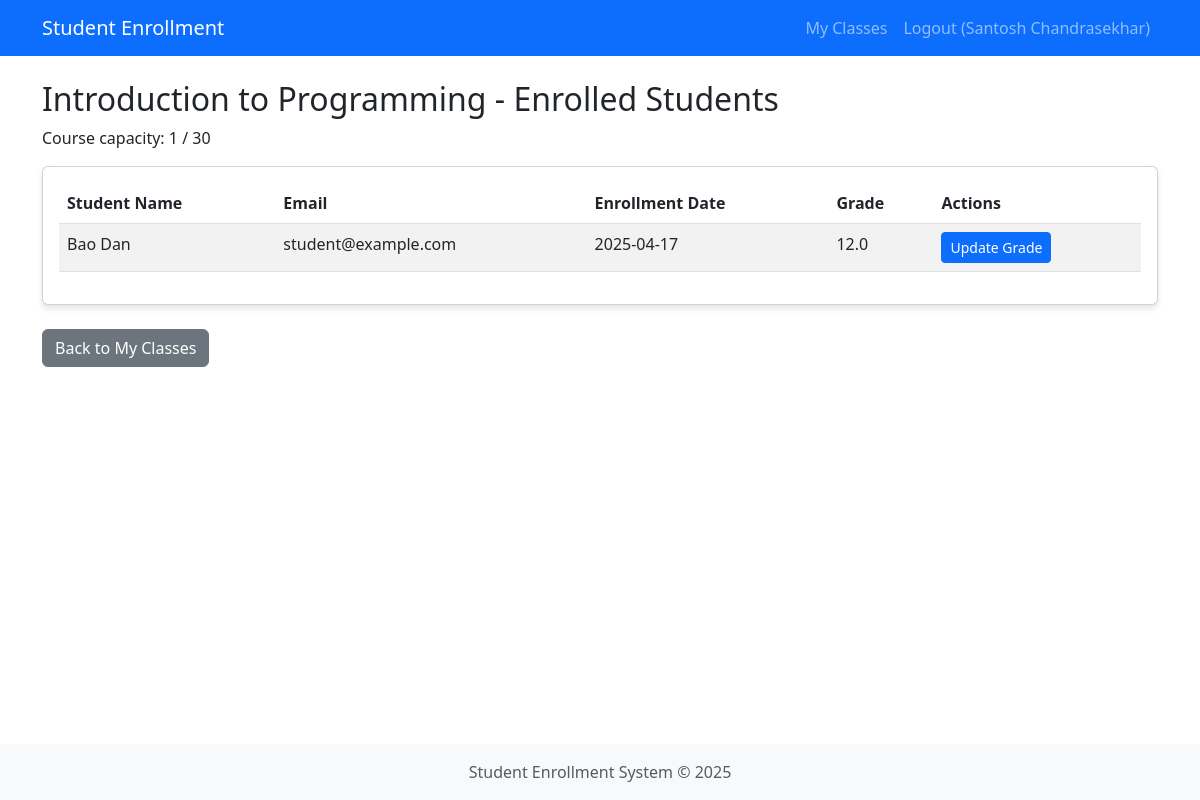
The app's page /teacher/course/1 (signed in), older data.
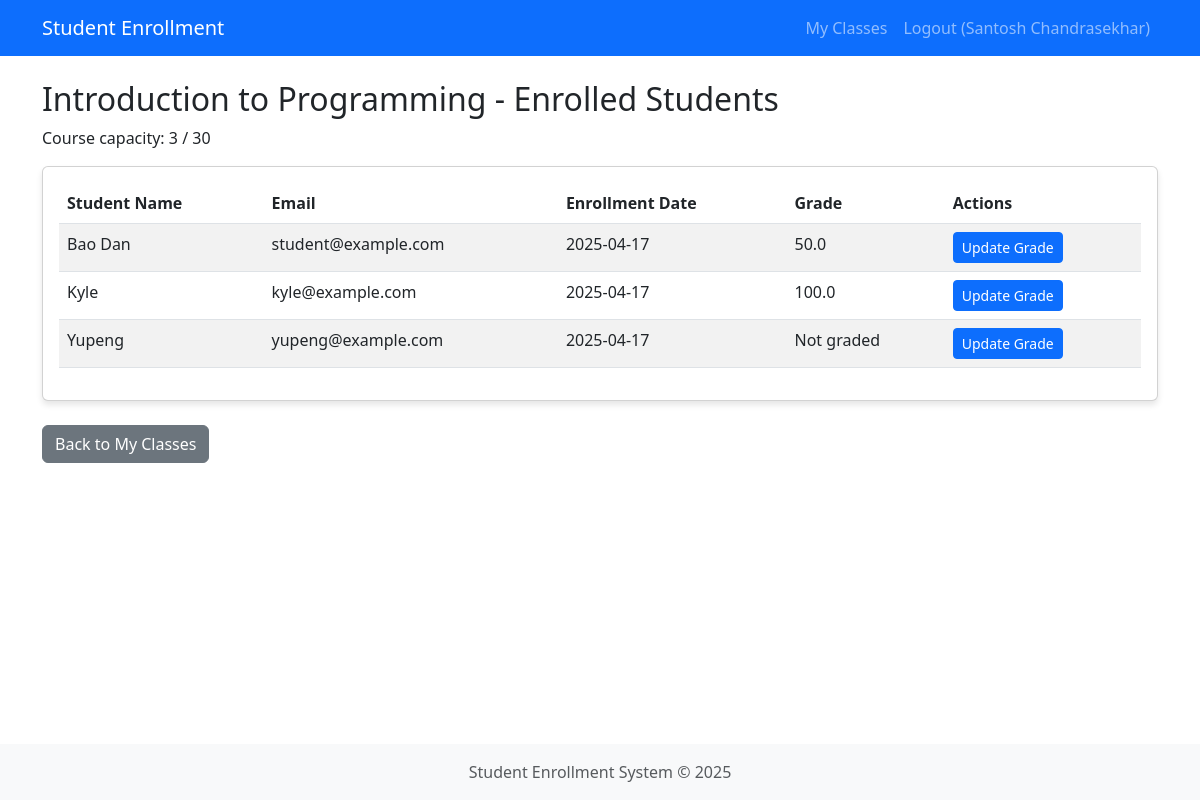
The same page, newer data.
### app.py (models this page shows, shortened)
class Enrollment(db.Model):
    id = db.Column(db.Integer, primary_key=True)
    student_id = db.Column(db.Integer, db.ForeignKey('user.id'), nullable=False)
    course_id = db.Column(db.Integer, db.ForeignKey('course.id'), nullable=False)
    grade = db.Column(db.Float, nullable=True)
    enrollment_date = db.Column(db.DateTime, default=datetime.now)

class User(db.Model, UserMixin):
    id = db.Column(db.Integer, primary_key=True)
    email = db.Column(db.String(100), unique=True, nullable=False)
    name = db.Column(db.String(100), nullable=False)
    password = db.Column(db.String(200), nullable=False)
    role_id = db.Column(db.Integer, db.ForeignKey('role.id'), nullable=False)
    created_at = db.Column(db.DateTime, default=datetime.now)
    courses_teaching = db.relationship('Course', backref='teacher', lazy=True,
                                      cascade="all, delete-orphan")
    enrollments = db.relationship('Enrollment', backref='student', lazy=True,
                                 cascade="all, delete-orphan",
                                 primaryjoin="User.id==Enrollment.student_id")

### app.py (the view)
@app.route('/teacher/course/<int:course_id>')
@login_required
@role_required('teacher')
def teacher_course_detail(course_id):
    course = Course.query.get_or_404(course_id)
    if course.teacher_id != current_user.id:
        flash('You do not have permission to view this course.', 'danger')
        return redirect(url_for('teacher_dashboard'))
    enrollments = Enrollment.query.filter_by(course_id=course_id).all()
    students = [(enrollment, User.query.get(enrollment.student_id))
                for enrollment in enrollments]
    return render_template('teacher/course_detail.html',
                           course=course,
                           students=students)

### app.py (called while the page is built)
@login_manager.user_loader
def load_user(user_id):
    return User.query.get(int(user_id))

def role_required(role_name):
    def decorator(f):
        @wraps(f)
        def decorated_function(*args, **kwargs):
            if not current_user.is_authenticated:
                return redirect(url_for('login'))
            if not current_user.role or current_user.role.name != role_name:
                flash('You do not have permission to access this page.', 'danger')
                return redirect(url_for('dashboard'))
            return f(*args, **kwargs)
        return decorated_function
    return decorator

### templates/teacher/course_detail.html (shortened to what this page needs)
{% extends 'base.html' %}
{% block content %}
<h2>{{ course.name }} - Enrolled Students</h2>
<p>Course capacity: {{ students|length }} / {{ course.capacity }}</p>
<div class="card mb-4">
    <div class="card-body">
        <table class="table table-striped">
            <thead>
                <tr>
                    <th>Student Name</th>
                    <th>Email</th>
                    <th>Enrollment Date</th>
                    <th>Grade</th>
                    <th>Actions</th>
                </tr>
            </thead>
            <tbody>
                {% for enrollment, student in students %}
                    <tr>
                        <td>{{ student.name }}</td>
                        <td>{{ student.email }}</td>
                        <td>{{ enrollment.enrollment_date.strftime('%Y-%m-%d') }}</td>
                        <td>
                            {% if enrollment.grade %}
                                {{ enrollment.grade }}
                            {% else %}
                                Not graded
                            {% endif %}
                        </td>
                        <td>
                            <button type="button" class="btn btn-sm btn-primary"
                                    data-bs-toggle="modal"
                                    data-bs-target="#gradeModal{{ enrollment.id }}">
                                Update Grade
                            </button>
                        </td>
                    </tr>
                {% endfor %}
            </tbody>
        </table>
    </div>
</div>
<a href="{{ url_for('teacher_dashboard') }}" class="btn btn-secondary">Back to My Classes</a>
{% endblock %}

Row changes from the older to the newer data that the page shows:
changed Enrollment "Bao Dan": grade "12.0" → "50.0"
added Enrollment: name "Kyle", email "kyle@example.com", enrollment_date "2025-04-17", grade "100.0"
added Enrollment: name "Yupeng", email "yupeng@example.com", enrollment_date "2025-04-17", shows "Not graded"
Text that changed along with them:
{{ students|length }}: "1" → "3"
